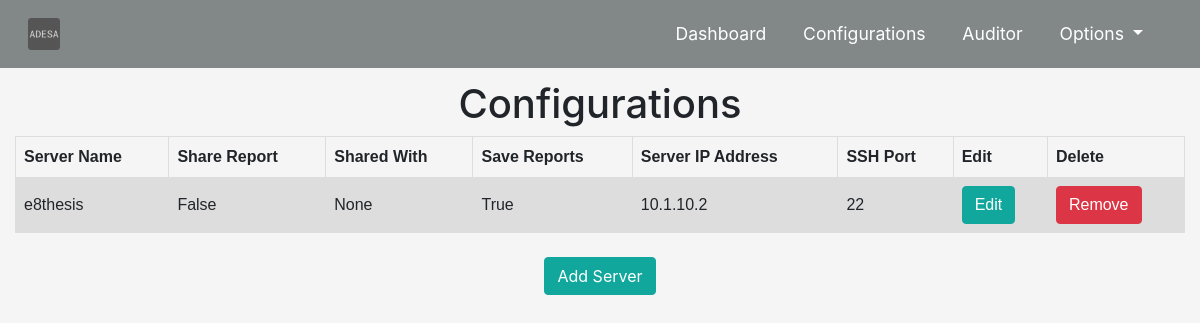
The app's page /ad/configuration/ (signed in) with its own data.
### ad/models.py (models this page shows)
class Server(models.Model):
    owner = models.ForeignKey(User, models.CASCADE)
    name = models.CharField(max_length=50)
    server_address = models.CharField(max_length=20)
    ssh_port = models.IntegerField(default=22)
    save_reports = models.BooleanField(default=True)
    share_reports = models.BooleanField(default=True)
    shared_with = models.ForeignKey(User, models.CASCADE, related_name='shared_with', null=True, blank=True)

### ad/views.py (the view)
# urls.py: path('configuration/', views.configuration, name='configuration'),
@login_required
def configuration(request):
    servers = Server.objects.filter(owner_id=request.user.id)
    context = {
        'servers': servers
        }
    return render(request, 'ad/configuration.html', context)

### templates/ad/configuration.html (shortened to what this page needs)
{% extends 'base.html' %}
{% block content %}
    <h1>Configurations</h1>
    <table>
        <tr>
            <th>Server Name</th>
            <th>Share Report</th>
            <th>Shared With</th>
            <th>Save Reports</th>
            <th>Server IP Address</th>
            <th>SSH Port </th>
            <th>Edit </th>
            <th>Delete </th>
        </tr>
        {% if servers|length == 0 %}
            <tr>
            <td colspan="4">You dont have any servers! <a href="{% url 'add_server' %}">Add a server</a></td>
            </tr>
        {% else %}
            {% for server in servers %}
            <tr>
                <td>{{ server.name }}</td>
                <td>{{ server.share_reports }}</td>
                <td>{{ server.shared_with }}</td>
                <td>{{ server.save_reports }}</td>
                <td>{{ server.server_address }}</td>
                <td>{{ server.ssh_port }}</td>
                <td><a class="btn btn-primary" href="{% url 'edit_server' server.id %}">Edit</a></td>
                <td><a class="btn btn-danger" href="{% url 'remove_server' server.id %}">Remove</a></td>
            </tr>
            {% endfor %}
    </table>
            <br>
            <a class="btn btn-primary" href="{% url 'add_server' %}">Add Server</a>
        {% endif %}
{% endblock %}

### templates/static/css/style.css (style rules this page uses)
html body { background-color: #f5f5f5; }
.btn-primary { background-color: #12a79d; border: 1px solid #12a79d; }
table { font-family: arial, sans-serif; border-collapse: collapse; width: 100%; }
td, th { border: 1px solid #dddddd; text-align: left; padding: 8px; }
tr:nth-child(even) { background-color: #dddddd; }

### records on screen
Server: name "e8thesis", share_reports "False", shared_with "None", save_reports "True", server_address "10.1.10.2", ssh_port "22"
